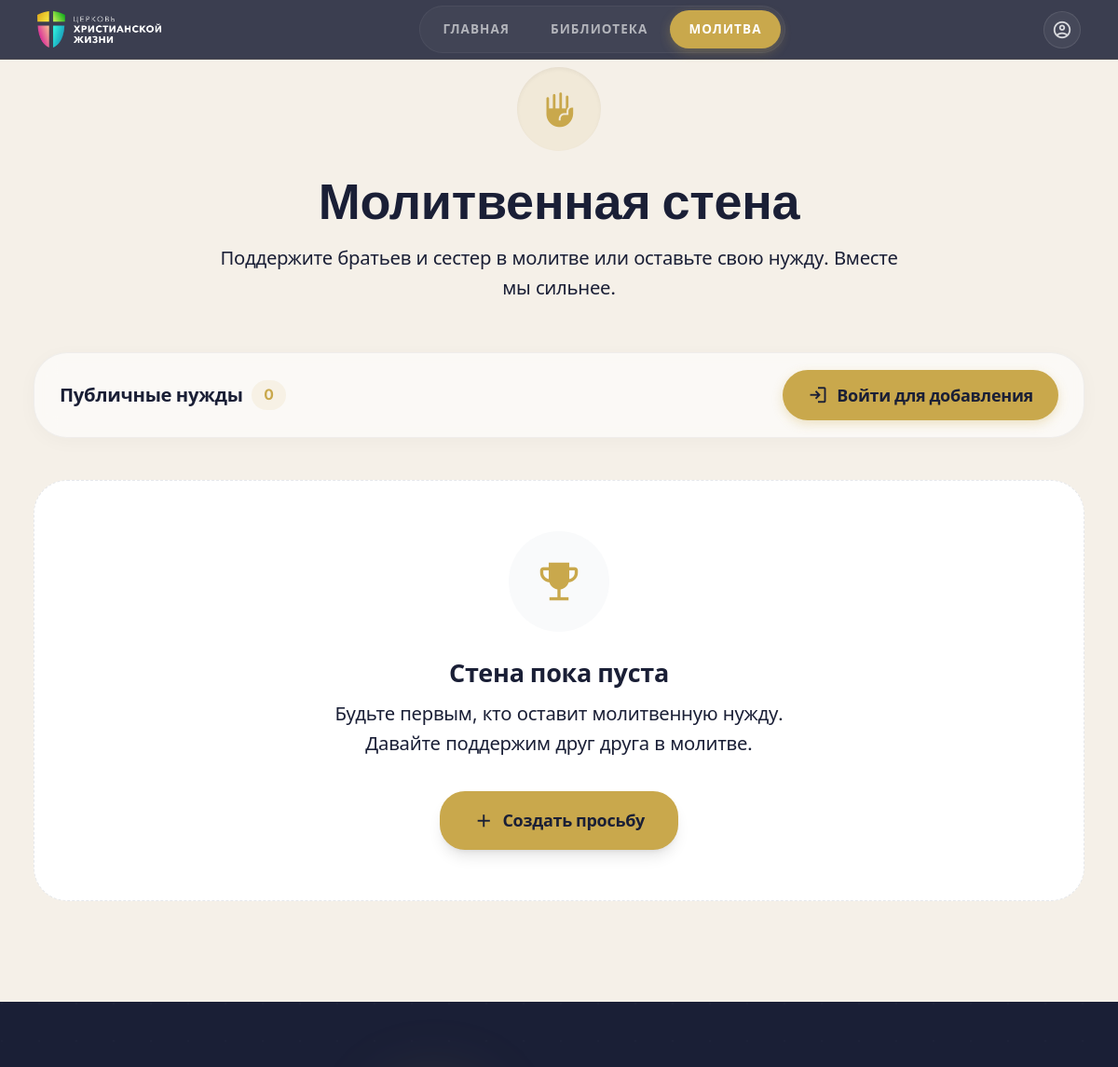
The page /prayer/ (upper part) on the database as committed earlier.
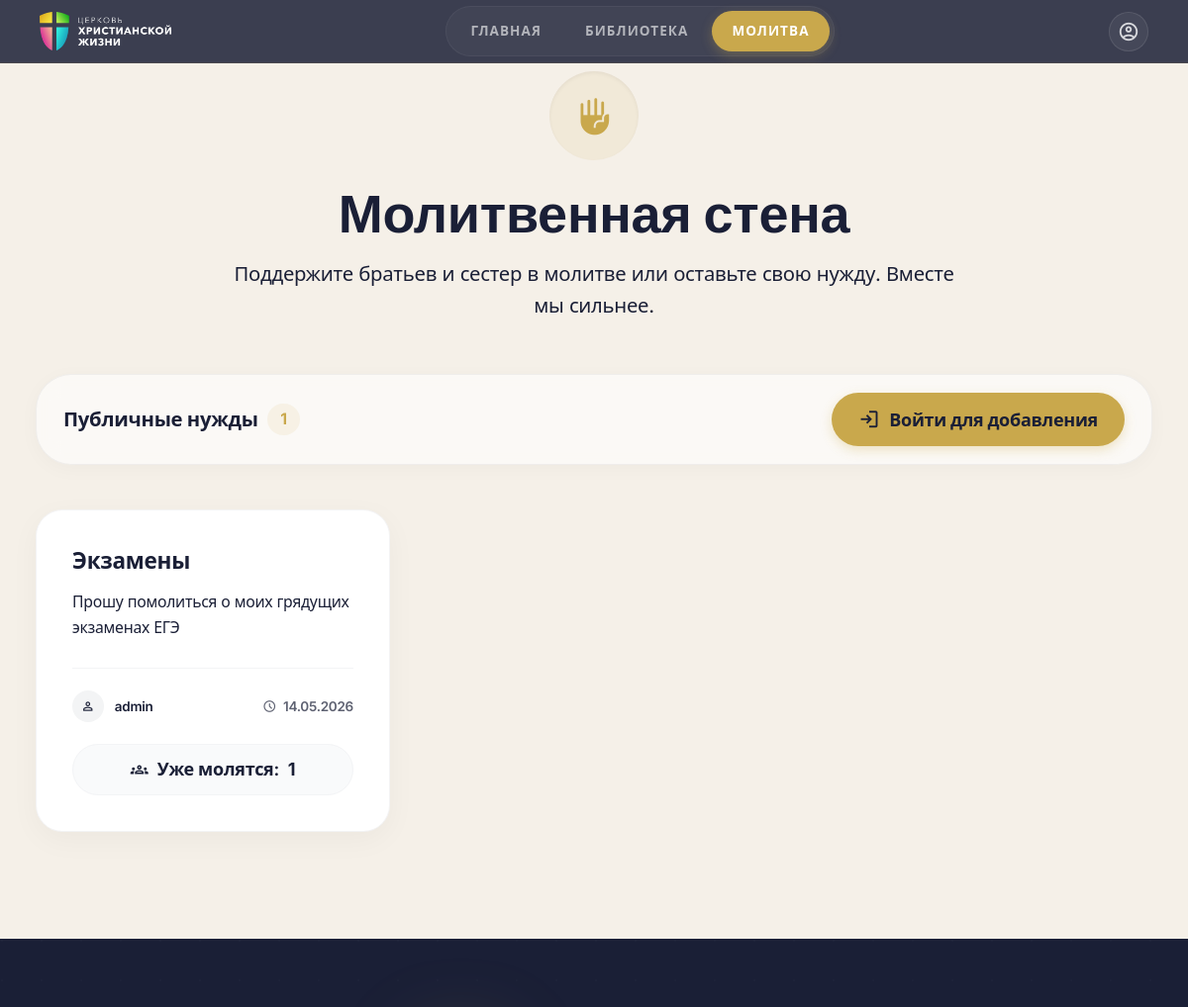
The same page on the database as committed later.
### church_app/models.py (models this page shows, shortened)
class PrayerRequest(models.Model):
    user = models.ForeignKey(User, on_delete=models.CASCADE, verbose_name="Пользователь")
    title = models.CharField(max_length=200, verbose_name="Тема молитвы")
    description = models.TextField(verbose_name="Описание нужды")
    is_answered = models.BooleanField(default=False, verbose_name="Получен ответ")
    prayer_count = models.IntegerField(default=0, verbose_name="Сколько человек молится")
    is_public = models.BooleanField(default=True, verbose_name="Публичная просьба")
    created_at = models.DateTimeField(auto_now_add=True, verbose_name="Создана")
    answered_at = models.DateTimeField(null=True, blank=True, verbose_name="Дата ответа")
    class Meta:
        verbose_name = "Молитвенная нужда"
        verbose_name_plural = "Молитвенные нужды"

### church_app/views_prayer.py (the view)
# urls.py: path('prayer/', views_prayer.prayer_list, name='prayer_list'),
def prayer_list(request):
    prayers = PrayerRequest.objects.filter(is_public=True).order_by('-created_at')
    context = {
        'prayers': prayers,
        'title': 'Молитвенная стена'
    }
    return render(request, 'prayer_list.html', context)

### templates/prayer_list.html (shortened to what the changed rows need)
{% extends 'base.html' %}
{% load static %}
{% block main_class %}flex-grow relative bg-background-light{% endblock %}
{% block content %}
<div class="max-w-7xl mx-auto px-4 sm:px-6 lg:px-8 py-16 pb-24">
    <div class="text-center mb-12">
        <h1 class="text-4xl sm:text-5xl font-display font-bold text-navy mb-4">Молитвенная стена</h1>
    </div>
    <div class="flex flex-col sm:flex-row justify-between items-center gap-4 bg-white/60 backdrop-blur-md px-6 py-4 rounded-2xl shadow-[0_4px_20px_rgba(0,0,0,0.03)] border border-navy/5 mb-10">
        <div class="flex items-center gap-2">
            <span class="text-navy font-bold text-lg">Публичные нужды</span>
            <span class="bg-primary/10 text-primary px-3 py-1 rounded-full text-sm font-bold">{{ prayers.count }}</span>
        </div>
    </div>
    <div class="grid grid-cols-1 md:grid-cols-2 lg:grid-cols-3 gap-6 xl:gap-8">
        {% for prayer in prayers %}
        <div class="group relative flex flex-col bg-white rounded-3xl p-6 sm:p-8 shadow-[0_8px_30px_rgba(0,0,0,0.04)] border border-navy/5 transition-all duration-300 hover:shadow-[0_20px_40px_rgba(0,0,0,0.08)] hover:-translate-y-1.5 focus-within:ring-2 focus-within:ring-primary/50
            {% if prayer.is_answered %}bg-primary/5 border-primary/20{% endif %}">
            <div class="flex-grow">
                <h3 class="text-xl font-bold text-navy mb-3 leading-snug group-hover:text-primary transition-colors">{{ prayer.title }}</h3>
                <p class="text-txt-sub text-sm leading-relaxed mb-6">{{ prayer.description|linebreaksbr }}</p>
            </div>
            <div class="flex flex-col mt-auto pt-5 border-t border-gray-100 gap-4">
                <div class="flex items-center justify-between text-xs font-semibold text-txt-sub">
                    <div class="flex items-center gap-2.5">
                        <div class="w-7 h-7 rounded-full bg-navy/5 flex items-center justify-center text-navy shrink-0">
                            <span class="material-symbols-outlined text-[14px]">person</span>
                        </div>
                        <span class="truncate max-w-[100px]">{{ prayer.user.username }}</span>
                    </div>
                    <div class="flex items-center gap-1.5 opacity-70">
                        <span class="material-symbols-outlined text-[14px]">schedule</span>
                        <span>{{ prayer.created_at|date:"d.m.Y" }}</span>
                    </div>
                </div>
                <div class="mt-1">
                    {% if not prayer.is_answered and user.is_authenticated %}
                    <form method="post" action="{% url 'prayer_support' prayer.id %}">
                        {% csrf_token %}
                        <button type="submit" class="w-full flex justify-center items-center gap-2 py-2.5 rounded-xl text-primary font-bold bg-primary/10 hover:bg-primary hover:text-white transition-all duration-300 active:scale-[0.98] group/btn">
                            <span class="material-symbols-outlined text-[18px] group-hover/btn:scale-110 transition-transform">front_hand</span>
                            <span>Я молюсь ({{ prayer.prayer_count }})</span>
                        </button>
                    </form>
                    {% else %}
                    <div class="w-full flex justify-center items-center gap-2 py-2.5 rounded-xl text-txt-sub font-semibold bg-gray-50 border border-gray-100">
                        <span class="material-symbols-outlined text-[18px]">groups</span>
                        <span>Уже молятся: <span class="text-navy font-bold ml-1">{{ prayer.prayer_count }}</span></span>
                    </div>
                    {% endif %}
                </div>
            </div>
        </div>
        {% empty %}
        <div class="col-span-full">
            <div class="bg-white rounded-[2rem] p-12 text-center border border-dashed border-gray-200">
                <div class="w-24 h-24 mx-auto bg-gray-50 rounded-full flex items-center justify-center mb-6">
                    <span class="material-symbols-outlined text-5xl text-primary" style="font-variation-settings: 'FILL' 1;">emoji_events</span>
                </div>
                <h3 class="text-2xl font-bold text-navy mb-2">Стена пока пуста</h3>
                <p class="text-txt-sub text-lg mb-8 max-w-md mx-auto">Будьте первым, кто оставит молитвенную нужду. Давайте поддержим друг друга в молитве.</p>
                <a href="{% url 'prayer_add' %}" class="inline-flex items-center gap-2 bg-primary hover:bg-primary-hover text-navy font-bold px-8 py-3.5 rounded-xl shadow-lg transition-all hover:-translate-y-1">
                    <span class="material-symbols-outlined text-xl">add</span>
                    Создать просьбу
                </a>
            </div>
        </div>
        {% endfor %}
    </div>
</div>
{% endblock %}

Rows that differ between the two databases and show on the page:
added PrayerRequest: title "Экзамены", description "Прошу помолиться о моих грядущих экзаменах ЕГЭ", user.username "admin", created_at "14.05.2026", prayer_count "1"
Other text that changed with them:
{{ prayers.count }}: "0" → "1"
text no longer shown: "Стена пока пуста Будьте первым, кто оставит молитвенную нужду. Давайте поддержим друг друга в молитве. Создать просьбу"
